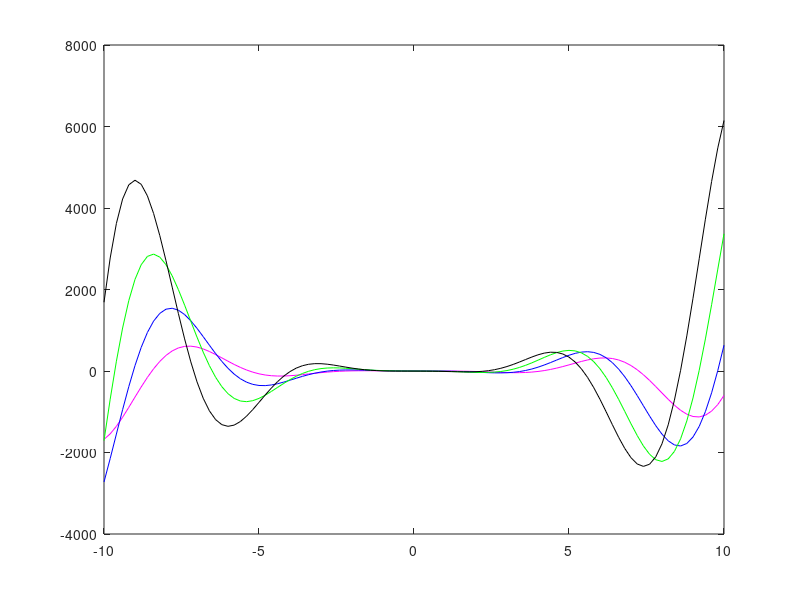

MATLAB code for this plot:
x = (-10:0.2:10);
for a = 0.2 %this for loop is to plot x,y when a = 0.2
    y = ((cos(3*a + x)) .* (sqrt(4*x.^2 - x + 3).^3.*a));
    plot(x,y,'m')
    hold on
end

for  a = 0.4 %this for loop is to plot x,y when a = 0.4
    y = ((cos(3*a + x)) .* (sqrt(4*x.^2 - x + 3).^3.*a));
    plot(x,y,'b');
    hold on

end

for a = 0.6 %this for loop is to plot x,y when a = 0.6
    y = ((cos(3*a + x)) .* (sqrt(4*x.^2 - x + 3).^3.*a));
    plot(x,y,'g');
    hold on
    
end

for a = 0.8 %this for loop is to plot x,y when a = 0.8
    y = ((cos(3*a + x)) .* (sqrt(4*x.^2 - x + 3).^3.*a));
      plot(x,y,'k');
      hold on
end


